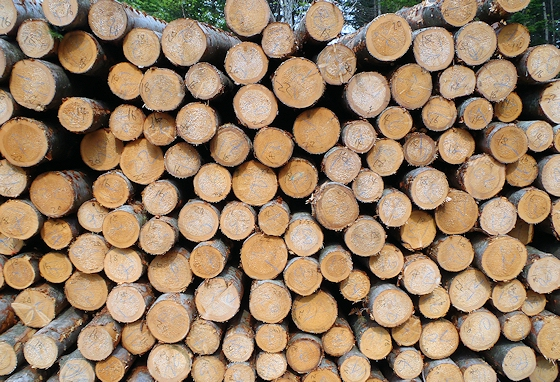
#> input picture km.jpg, 560 x 382 px
$ python webcam3.py   (older library calls are emulated)
#> lines starting #> are read from the running program, lines starting #| are printed output that depends on the picture; after the words box and inside, x2 and y2 are one past the last pixel; in counts of white or black regions, pixels touching at a corner belong together; pictures that were not available may be replaced by others from this repository, and a replacement may not be noted
import cv2
import numpy as np

image = cv2.imread("km.jpg", 0)
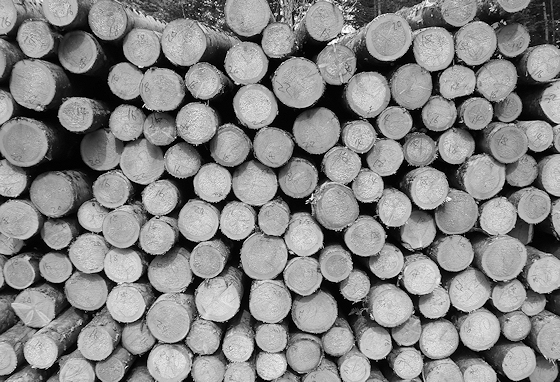
#> image: shape (382, 560); min 0, max 255, mean 132.9
height = image.shape[0]
#> height = 382
width = image.shape[1]
#> width = 560
white = cv2.imread("white.png", 0)
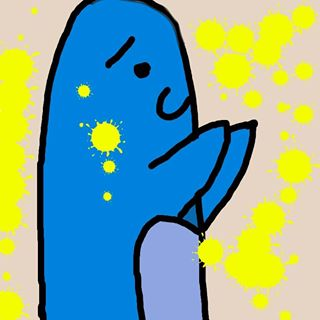
#> input picture ABC.jpg, 320 x 320 px, given in place of white.png, which was not available
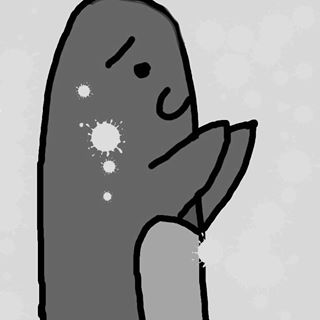
#> white: shape (320, 320); min 0, max 255, mean 155
white = cv2.resize(white,(round(width),round(height)))
#> white: shape (382, 560)
image = cv2.medianBlur(image, 5)
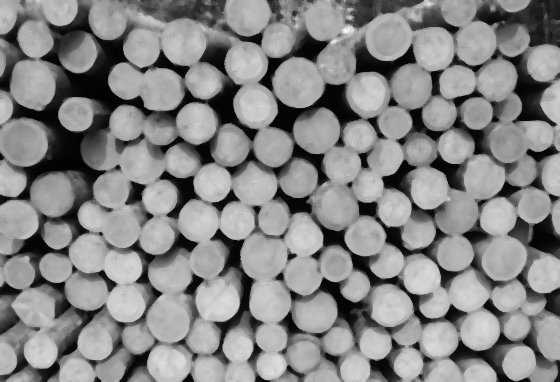
#> image: shape (382, 560); min 1, max 246, mean 133.9
gray_image = cv2.cvtColor(white, cv2.COLOR_GRAY2BGR)

circles = cv2.HoughCircles(image, cv2.HOUGH_GRADIENT, 1, 20, param1=60, param2=30, minRadius=5, maxRadius=30)
#> circles = 78 rows, first 8: [387.5, 36.5, 23.6], [298.5, 81.5, 26.6], [479.5, 329.5, 20.2], [384.5, 313.5, 29.4], [245.5, 62.5, 21.7], [168.5, 363.5, 21.6], [314.5, 130.5, 21.6], [473.5, 41.5, 22.5]
circles = np.uint16(np.around(circles))
#> circles = 78 rows, first 8: [388, 36, 24], [298, 82, 27], [480, 330, 20], [384, 314, 29], [246, 62, 22], [168, 364, 22], [314, 130, 22], [474, 42, 22]

j = 1

def abc(image):
    ret,thresh = cv2.threshold(image,127,255,0)
    imgEdge,contours,hierarchy = cv2.findContours(thresh, 1, 2)
    cnt = contours[0]

    x,y,w,h = cv2.boundingRect(cnt)
    image = cv2.imread("white.png", 0)
    image = cv2.resize(image,(round(width),round(height)))
    img = cv2.rectangle(image,(x,y),(x+w,y+h),(0,255,0),2)

    ret,thresh = cv2.threshold(image,127,255,0)
    imgEdge,contours,hierarchy = cv2.findContours(thresh, 1, 2)
    cnt = contours[0]

    perimeter = cv2.arcLength(cnt,True)
    len = round(perimeter/4)

    return len


for i in circles[0, :]:
    cv2.circle(white, (i[0], i[1]), i[2], (0, 255, 0), 2)
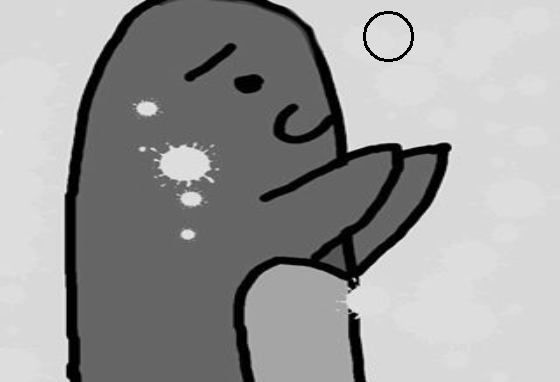
#> white: shape (382, 560); min 0, max 246, mean 154.5
    #cv2.putText(white, str(j), (i[0]-13, i[1]+10), cv2.FONT_ITALIC, 0.5, (0, 0, 255), 1, cv2.LINE_AA)
    cv2.namedWindow("img", cv2.WINDOW_NORMAL)
    cv2.imshow("img", white)
    len = abc(white)
#> in abc, `ret,thresh = cv2.threshold(image,127,255,0)`:
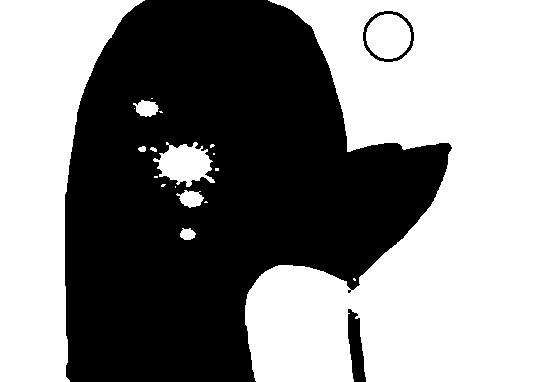
#> thresh: shape (382, 560); 54.6% white; 3 black regions
#> in abc, `imgEdge,contours,hierarchy = cv2.findContours(thresh, 1, 2)`: contours = 22 contours, 13 with area under 20; largest, box (x1, y1, x2, y2) and area: (245, 0, 560, 382) 84158, (0, 0, 145, 382) 29258, (362, 10, 415, 63) 2130, (153, 142, 215, 187) 1548, (366, 14, 411, 59) 1526
#> in abc, `cnt = contours[0]`: cnt = [[347, 290], [348, 289], [350, 289], [351, 290], [351, 291], [349, 293], [348, 293], [347, 292]]
#> in abc, `x,y,w,h = cv2.boundingRect(cnt)`: x = 347; y = 289; w = 5
#> in abc, `ret,thresh = cv2.threshold(image,127,255,0)`:
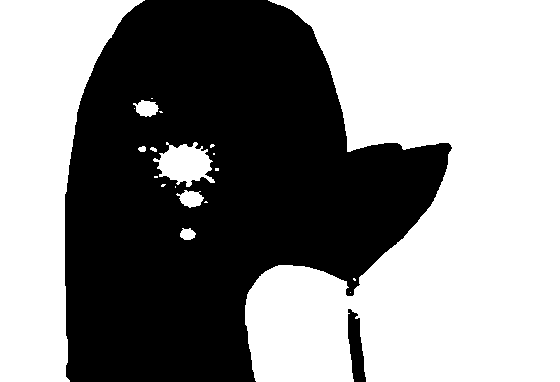
#> thresh: shape (382, 560); 54.8% white; 2 black regions
#> in abc, `imgEdge,contours,hierarchy = cv2.findContours(thresh, 1, 2)`: contours = 20 contours, 13 with area under 20; largest, box (x1, y1, x2, y2) and area: (245, 0, 560, 382) 84096, (0, 0, 145, 382) 29258, (153, 142, 215, 187) 1548, (176, 190, 204, 208) 277, (133, 100, 159, 117) 260, (180, 228, 196, 240) 122, (138, 146, 146, 152) 28
#> in abc, `cnt = contours[0]`: cnt = [[350, 292]]
#> in abc, `perimeter = cv2.arcLength(cnt,True)`: perimeter = 0
#> len = 0
    print(len ,"px")
#| 0 px
    white = cv2.imread("white.png", 0)
    white = cv2.resize(white,(round(width),round(height)))
    cv2.waitKey(0)
    j = j + 1

cv2.namedWindow("img", cv2.WINDOW_NORMAL)
cv2.imshow("img", white)
cv2.waitKey(0)
cv2.destroyWindow()
